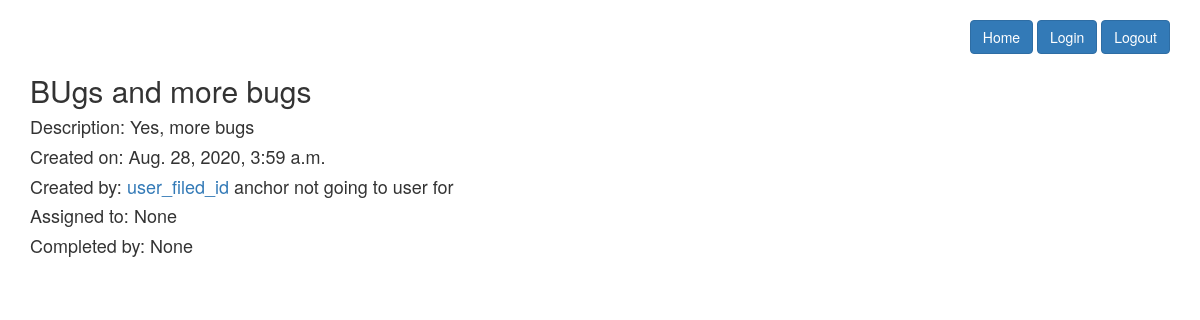
Before: /ticket/1/ with the older database file.
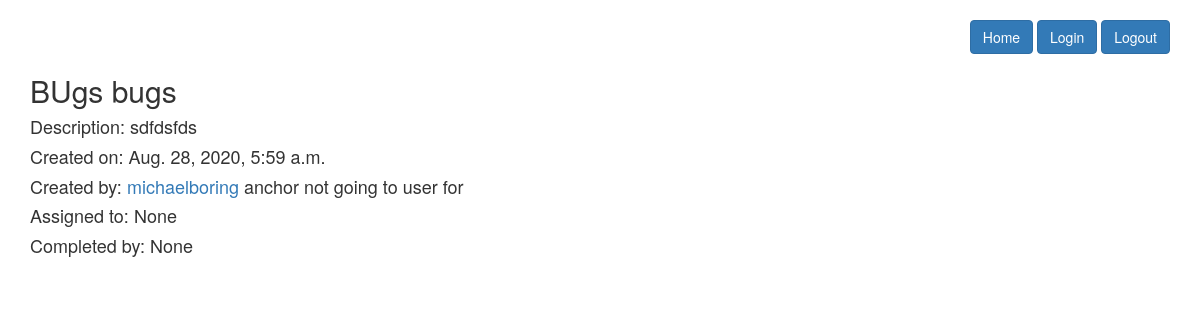
After: the same page with the newer database file.
### homepage/models.py (models this page shows, shortened)
class Ticket(models.Model):
    title = models.CharField(max_length=50)
    post_date = models.DateTimeField(default=timezone.now)
    description = models.TextField()
    user_filed = models.CharField(max_length=50)
    status = models.CharField(max_length=50, default='New')
    user_assigned = models.CharField(max_length=50, blank=True, null=True)
    user_completed = models.CharField(max_length=50, blank=True, null=True)

### homepage/views.py (the view)
# urls.py: path('ticket/<int:ticket_id>/', ticket_detail_view, name="ticketview"),
def ticket_detail_view(request, ticket_id):
    my_ticket = Ticket.objects.filter(id=ticket_id).first()
    return render(request, "ticket_detail.html", {"ticket": my_ticket})

### templates/ticket_detail.html
{% extends 'base.html' %} {% block content %}
<br />
<div align="right">
  <a href="/" class="btn btn-primary">Home</a>&nbsp;<a
    href="/login/"
    class="btn btn-primary"
    >Login</a
  >&nbsp;<a href="/logout/" class="btn btn-primary">Logout</a>
</div>
{% if not ticket %}
<h1>The ticket you are looking for does not exist.</h1>
{% else %}
<h2>{{ ticket.title }}</h2>
<h4>Description: {{ ticket.description }}</h4>
<h4>Created on: {{ ticket.post_date }}</h4>
<h4>
  Created by:
  <a href="/user/{{ ticket.user_filed.id }}/">{{ ticket.user_filed }}</a> anchor
  not going to user for
</h4>
<h4>Assigned to: {{ ticket.user_assigned }}</h4>
<h4>Completed by: {{ ticket.user_completed }}</h4>
{% endif %} {% endblock %}

Changed rows visible on the page:
changed Ticket "None": title "BUgs and more bugs" → "BUgs bugs"; description "Yes, more bugs" → "sdfdsfds"; post_date "Aug. 28, 2020, 3:59 a.m." → "Aug. 28, 2020, 5:59 a.m."; user_filed "user_filed_id" → "michaelboring"
